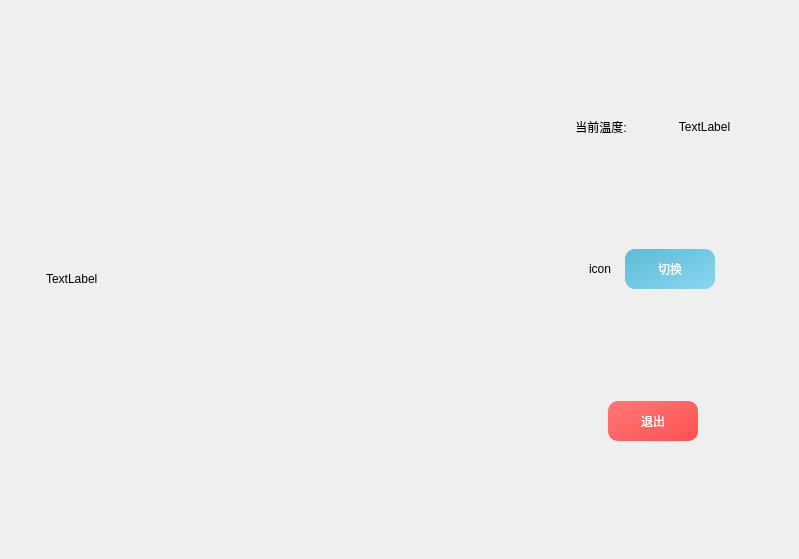
<?xml version="1.0" encoding="UTF-8"?>
<ui version="4.0">
 <class>UserDialog</class>
 <widget class="QDialog" name="UserDialog">
  <property name="geometry">
   <rect>
    <x>0</x>
    <y>0</y>
    <width>799</width>
    <height>559</height>
   </rect>
  </property>
  <property name="windowTitle">
   <string>Dialog</string>
  </property>
  <property name="styleSheet">
   <string notr="true">#UserDialog{
background:qlineargradient(x1:0,y1:0,x2:1,y2:1,
	stop: 0 #F1F2B5,
	stop: 1 #B5F1E8);
}
</string>
  </property>
  <layout class="QGridLayout" name="gridLayout">
   <item row="0" column="0">
    <layout class="QHBoxLayout" name="horizontalLayout_6">
     <item>
      <spacer name="horizontalSpacer_5">
       <property name="orientation">
        <enum>Qt::Horizontal</enum>
       </property>
       <property name="sizeHint" stdset="0">
        <size>
         <width>40</width>
         <height>20</height>
        </size>
       </property>
      </spacer>
     </item>
     <item>
      <widget class="QLabel" name="face_label">
       <property name="sizePolicy">
        <sizepolicy hsizetype="Fixed" vsizetype="Fixed">
         <horstretch>0</horstretch>
         <verstretch>0</verstretch>
        </sizepolicy>
       </property>
       <property name="minimumSize">
        <size>
         <width>500</width>
         <height>500</height>
        </size>
       </property>
       <property name="maximumSize">
        <size>
         <width>500</width>
         <height>500</height>
        </size>
       </property>
       <property name="text">
        <string>TextLabel</string>
       </property>
      </widget>
     </item>
     <item>
      <layout class="QVBoxLayout" name="verticalLayout">
       <item>
        <spacer name="verticalSpacer_4">
         <property name="orientation">
          <enum>Qt::Vertical</enum>
         </property>
         <property name="sizeHint" stdset="0">
          <size>
           <width>20</width>
           <height>40</height>
          </size>
         </property>
        </spacer>
       </item>
       <item>
        <layout class="QHBoxLayout" name="horizontalLayout">
         <item>
          <widget class="QLabel" name="label">
           <property name="text">
            <string>&lt;html&gt;&lt;head/&gt;&lt;body&gt;&lt;p align=&quot;center&quot;&gt;当前温度:&lt;/p&gt;&lt;/body&gt;&lt;/html&gt;</string>
           </property>
          </widget>
         </item>
         <item>
          <widget class="QLabel" name="temp_label">
           <property name="text">
            <string>&lt;html&gt;&lt;head/&gt;&lt;body&gt;&lt;p align=&quot;center&quot;&gt;TextLabel&lt;/p&gt;&lt;/body&gt;&lt;/html&gt;</string>
           </property>
          </widget>
         </item>
        </layout>
       </item>
       <item>
        <spacer name="verticalSpacer">
         <property name="orientation">
          <enum>Qt::Vertical</enum>
         </property>
         <property name="sizeHint" stdset="0">
          <size>
           <width>20</width>
           <height>40</height>
          </size>
         </property>
        </spacer>
       </item>
       <item>
        <layout class="QHBoxLayout" name="horizontalLayout_4">
         <item>
          <spacer name="horizontalSpacer_2">
           <property name="orientation">
            <enum>Qt::Horizontal</enum>
           </property>
           <property name="sizeHint" stdset="0">
            <size>
             <width>40</width>
             <height>20</height>
            </size>
           </property>
          </spacer>
         </item>
         <item>
          <layout class="QHBoxLayout" name="horizontalLayout_2">
           <item>
            <widget class="QLabel" name="label_2">
             <property name="sizePolicy">
              <sizepolicy hsizetype="Fixed" vsizetype="Fixed">
               <horstretch>0</horstretch>
               <verstretch>0</verstretch>
              </sizepolicy>
             </property>
             <property name="minimumSize">
              <size>
               <width>30</width>
               <height>30</height>
              </size>
             </property>
             <property name="maximumSize">
              <size>
               <width>30</width>
               <height>30</height>
              </size>
             </property>
             <property name="text">
              <string>icon</string>
             </property>
            </widget>
           </item>
           <item>
            <widget class="QPushButton" name="Select_PushButton">
             <property name="minimumSize">
              <size>
               <width>90</width>
               <height>40</height>
              </size>
             </property>
             <property name="maximumSize">
              <size>
               <width>90</width>
               <height>40</height>
              </size>
             </property>
             <property name="styleSheet">
              <string notr="true">#Select_PushButton{
background-color: qlineargradient(x1:0,y1:0,x2:1,y2:1,stop: 0 #5DBCD2,stop: 1 #8AD6F2);
border-radius:10px;
border:none;
color:#FFF;
padding:8px 20px;
}
#Select_PushButton:hover{
	background-color: qlineargradient(x1:0,y1:0,x2:1,y2:1,stop:0 #4DA2B8,stop:1 #6BB9D1);
}</string>
             </property>
             <property name="text">
              <string>切换</string>
             </property>
            </widget>
           </item>
          </layout>
         </item>
         <item>
          <spacer name="horizontalSpacer">
           <property name="orientation">
            <enum>Qt::Horizontal</enum>
           </property>
           <property name="sizeHint" stdset="0">
            <size>
             <width>40</width>
             <height>20</height>
            </size>
           </property>
          </spacer>
         </item>
        </layout>
       </item>
       <item>
        <spacer name="verticalSpacer_2">
         <property name="orientation">
          <enum>Qt::Vertical</enum>
         </property>
         <property name="sizeHint" stdset="0">
          <size>
           <width>20</width>
           <height>40</height>
          </size>
         </property>
        </spacer>
       </item>
       <item>
        <layout class="QHBoxLayout" name="horizontalLayout_5">
         <item>
          <spacer name="horizontalSpacer_4">
           <property name="orientation">
            <enum>Qt::Horizontal</enum>
           </property>
           <property name="sizeHint" stdset="0">
            <size>
             <width>40</width>
             <height>20</height>
            </size>
           </property>
          </spacer>
         </item>
         <item>
          <widget class="QPushButton" name="back_pushButton">
           <property name="minimumSize">
            <size>
             <width>90</width>
             <height>40</height>
            </size>
           </property>
           <property name="maximumSize">
            <size>
             <width>90</width>
             <height>40</height>
            </size>
           </property>
           <property name="styleSheet">
            <string notr="true">#back_pushButton{
background-color: qlineargradient(x1:0,y1:0,x2:1,y2:1,stop: 0 #FF7878,stop: 1 #FF5151);
border-radius:10px;
border:none;
color:#FFF;
padding:8px 20px;
}
#back_pushButton:hover{
 background-color: qlineargradient(x1:0,y1:0,x2:1,y2:1,stop: 0 #CC2B2B,stop: 1 #D63D3D);
}</string>
           </property>
           <property name="text">
            <string>退出</string>
           </property>
          </widget>
         </item>
         <item>
          <spacer name="horizontalSpacer_3">
           <property name="orientation">
            <enum>Qt::Horizontal</enum>
           </property>
           <property name="sizeHint" stdset="0">
            <size>
             <width>40</width>
             <height>20</height>
            </size>
           </property>
          </spacer>
         </item>
        </layout>
       </item>
       <item>
        <spacer name="verticalSpacer_3">
         <property name="orientation">
          <enum>Qt::Vertical</enum>
         </property>
         <property name="sizeHint" stdset="0">
          <size>
           <width>20</width>
           <height>40</height>
          </size>
         </property>
        </spacer>
       </item>
      </layout>
     </item>
     <item>
      <spacer name="horizontalSpacer_6">
       <property name="orientation">
        <enum>Qt::Horizontal</enum>
       </property>
       <property name="sizeHint" stdset="0">
        <size>
         <width>40</width>
         <height>20</height>
        </size>
       </property>
      </spacer>
     </item>
    </layout>
   </item>
  </layout>
 </widget>
 <resources/>
 <connections/>
</ui>
